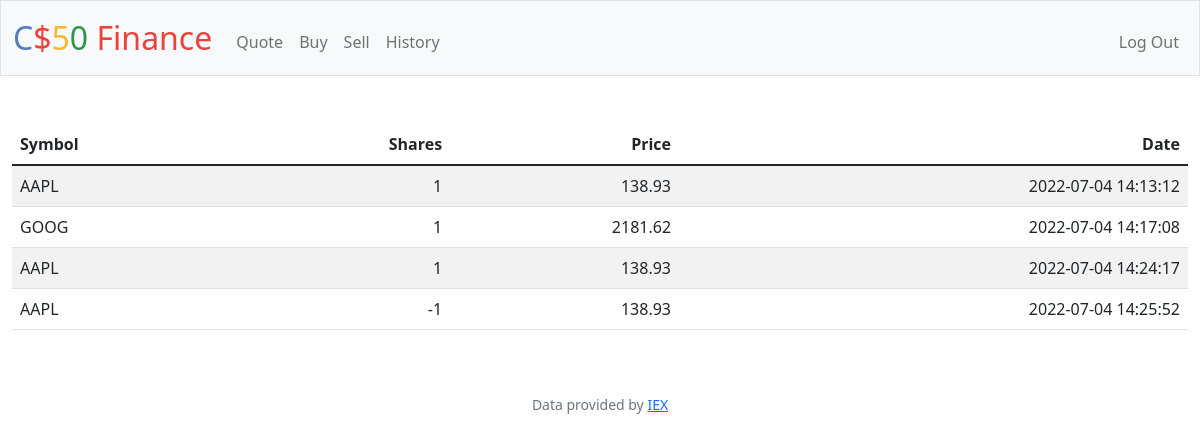
The app's page /history (signed in) with its own data.
### tables this page shows
CREATE TABLE 'stocks' ('id' INTEGER PRIMARY KEY AUTOINCREMENT NOT NULL,'userID' INTEGER, 'symbol' TEXT, 'shares' INTEGER, 'price' REAL, 'date' DATETIME, 'operation' TEXT);

### app.py (the view)
@app.route("/history")
@login_required
def history():
    stocks = db.execute("SELECT symbol, shares, price, date, operation FROM stocks WHERE userID = ?", session["user_id"])
    return render_template("history.html", stocks=stocks)

### app.py (called while the page is built)
@app.after_request
def after_request(response):
    response.headers["Cache-Control"] = "no-cache, no-store, must-revalidate"
    response.headers["Expires"] = 0
    response.headers["Pragma"] = "no-cache"
    return response

### helpers.py (called while the page is built)
def login_required(f):
    @wraps(f)
    def decorated_function(*args, **kwargs):
        if session.get("user_id") is None:
            return redirect("/login")
        return f(*args, **kwargs)
    return decorated_function

### templates/history.html (shortened to what this page needs)
{% extends "layout.html" %}
{% block main %}
<table class="table table-striped">
    <thead>
        <tr>
            <th class="text-start">Symbol</th>
            <th class="text-end">Shares</th>
            <th class="text-end">Price</th>
            <th class="text-end">Date</th>
        </tr>
    </thead>
    <tbody>
    {% for stock in stocks %}
        <tr>
            <td class="text-start">{{ stock.symbol }}</td>
            <td class="text-end">{{ stock.shares }}</td>
            <td class="text-end">{{ stock.price }}</td>
            <td class="text-end">{{ stock.date }}</td>
        </tr>
    {% endfor %}
    </tbody>
</table>
{% endblock %}

### templates/layout.html (shortened to what this page needs)
<!DOCTYPE html>
<html lang="en">
    <head>
        <link href="https://cdn.jsdelivr.net/npm/bootstrap@5.1.3/dist/css/bootstrap.min.css" rel="stylesheet">
        <link href="/static/styles.css" rel="stylesheet">
    </head>
    <body>
        <nav class="bg-light border navbar navbar-expand-md navbar-light">
            <div class="container-fluid">
                <a class="navbar-brand" href="/"><span class="blue">C</span><span class="red">$</span><span class="yellow">5</span><span class="green">0</span> <span class="red">Finance</span></a>
                <div class="collapse navbar-collapse" id="navbar">
                    {% if session["user_id"] %}
                        <ul class="navbar-nav me-auto mt-2">
                            <li class="nav-item"><a class="nav-link" href="/quote">Quote</a></li>
                            <li class="nav-item"><a class="nav-link" href="/buy">Buy</a></li>
                            <li class="nav-item"><a class="nav-link" href="/sell">Sell</a></li>
                            <li class="nav-item"><a class="nav-link" href="/history">History</a></li>
                        </ul>
                        <ul class="navbar-nav ms-auto mt-2">
                            <li class="nav-item"><a class="nav-link" href="/logout">Log Out</a></li>
                        </ul>
                    {% else %}
                        <ul class="navbar-nav ms-auto mt-2">
                            <li class="nav-item"><a class="nav-link" href="/register">Register</a></li>
                            <li class="nav-item"><a class="nav-link" href="/login">Log In</a></li>
                        </ul>
                    {% endif %}
                </div>
            </div>
        </nav>
        <main class="container-fluid py-5 text-center">
            {% block main %}{% endblock %}
        </main>
        <footer class="mb-5 small text-center text-muted">
            Data provided by <a href="https://iexcloud.io/">IEX</a>
        </footer>
    </body>
</html>

### static/styles.css (style rules this page uses)
nav .navbar-brand { font-size: xx-large; }
nav .navbar-brand .blue { color: #537fbe; }
nav .navbar-brand .red { color: #ea433b; }
nav .navbar-brand .yellow { color: #f5b82e; }
nav .navbar-brand .green { color: #2e944b; }

### records on screen
stocks: symbol "AAPL", shares "1", price "138.93", date "2022-07-04 14:13:12"
stocks: symbol "GOOG", shares "1", price "2181.62", date "2022-07-04 14:17:08"
stocks: symbol "AAPL", shares "1", price "138.93", date "2022-07-04 14:24:17"
stocks: symbol "AAPL", shares "-1", price "138.93", date "2022-07-04 14:25:52"
